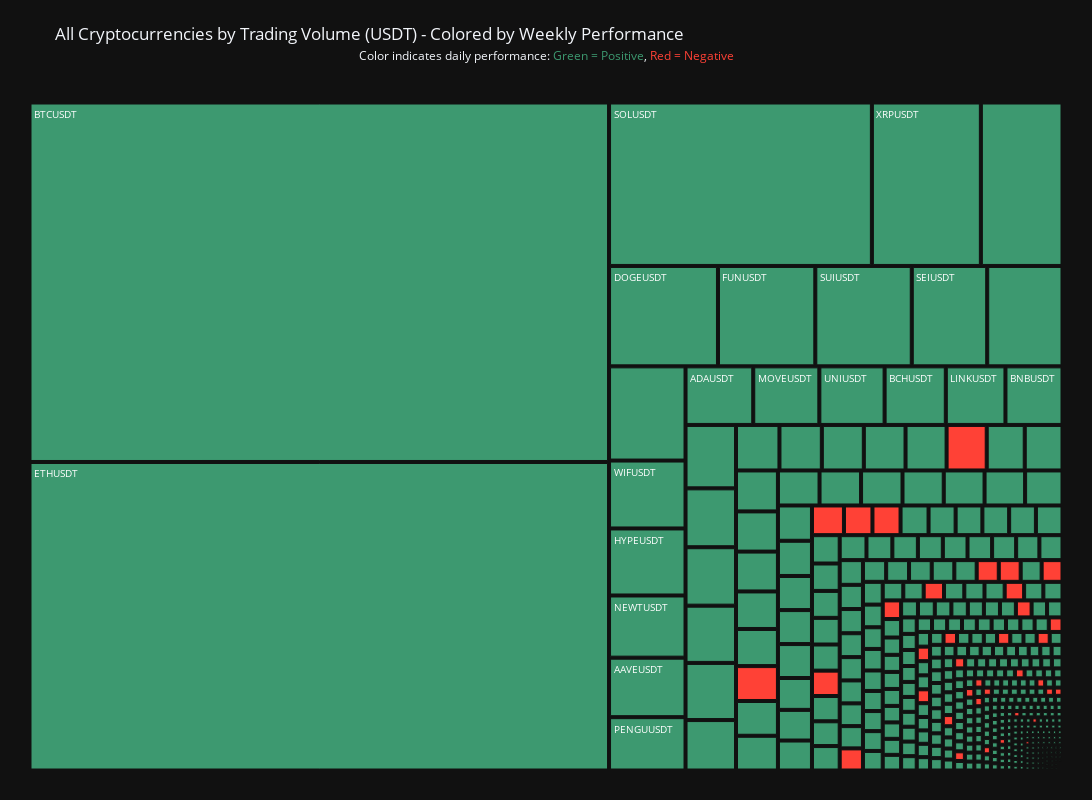

The notebook cell saved with this chart:
### Code cell
# Prepare combined performance and volume data
treemap_data = []
for symbol in returns_data.keys():
    weekly_return = sum(returns_data[symbol])
    weekly_volume = sum(volume_data.get(symbol, [0]))
    treemap_data.append({
        'Symbol': symbol,
        'USDT Volume': weekly_volume,
        'Weekly Return': weekly_return,
        'Performance': 'Positive' if weekly_return >= 0 else 'Negative'
    })

treemap_df = pd.DataFrame(treemap_data)

# Create the treemap
fig_volume = px.treemap(
    treemap_df,
    path=['Symbol'],
    values='USDT Volume',
    title='All Cryptocurrencies by Trading Volume (USDT) - Colored by Weekly Performance',
    color='Performance',
    color_discrete_map={'Positive':'#3D9970', 'Negative':'#FF4136'},  # Green and red
    hover_data=['Weekly Return', 'USDT Volume'],
    hover_name='Symbol',
    width=1200,
    height=800
)

# Format hover template
fig_volume.update_traces(
    hovertemplate="<b>%{label}</b><br>" +
                 "Volume: %{value:,.0f} USDT<br>" +
                 "Weekly Return: %{customdata[0]:.2f}%<extra></extra>"
)

# Customize layout
fig_volume.update_layout(
    template="plotly_dark",
    margin=dict(t=80, l=25, r=25, b=25),
    uniformtext=dict(minsize=12, mode='hide'),
    coloraxis_showscale=False
)

# Add annotation about color meaning

# Customize layout
fig_volume.update_layout(
    template="plotly_dark",
    margin=dict(t=80, l=25, r=25, b=25),
    uniformtext=dict(minsize=10, mode='hide'),
    annotations=[
        dict(
            x=0.5, y=1.05,
            xref="paper", yref="paper",
            text="Color indicates daily performance: <span style='color:#3D9970'>Green = Positive</span>, <span style='color:#FF4136'>Red = Negative</span>",
            showarrow=False,
            font=dict(size=12)
        )
    ]
)

fig_volume.show()

### Figure 1 — Plotly figure (JSON) as saved in the notebook; plotly's stock layout.template omitted (floating-point values rounded to 4 significant figures; data arrays with more than 128 entries replaced by an {"elided": "..."} marker saying what was removed)
{"data": [{"branchvalues": "total", "customdata": {"elided": "437x3 mixed values"}, "domain": {"x": [0, 1], "y": [0, 1]}, "hovertemplate": "<b>%{label}</b><br>Volume: %{value:,.0f} USDT<br>Weekly Return: %{customdata[0]:.2f}%<extra></extra>", "hovertext": {"elided": "437 str values"}, "ids": {"elided": "437 str values"}, "labels": {"elided": "437 str values"}, "marker": {"colors": {"elided": "437 str values"}}, "name": "", "parents": {"elided": "437 str values"}, "type": "treemap", "values": {"elided": "437 float values"}}], "layout": {"annotations": [{"font": {"size": 12}, "showarrow": false, "text": "Color indicates daily performance: <span style='color:#3D9970'>Green = Positive</span>, <span style='color:#FF4136'>Red = Negative</span>", "x": 0.5, "xref": "paper", "y": 1.05, "yref": "paper"}], "coloraxis": {"showscale": false}, "height": 800, "legend": {"tracegroupgap": 0}, "margin": {"b": 25, "l": 25, "r": 25, "t": 80}, "title": {"text": "All Cryptocurrencies by Trading Volume (USDT) - Colored by Weekly Performance"}, "uniformtext": {"minsize": 10, "mode": "hide"}, "width": 1200}}
